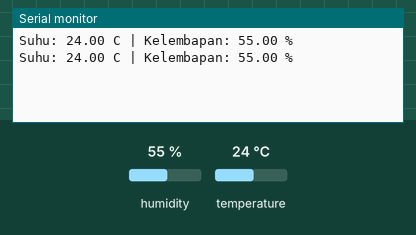
Bench run of a sketch on a simulated Arduino Uno, built with avr-gcc and run on an emulated ATmega328P. Parts: the last lines printed to the serial monitor. The test bench sets the inputs (shaded band); at power-on: humidity 55 %, temperature 24 °C.

Above: at 2.8 s.
2.9 s: humidity set to 22 %
At 4.9 s:
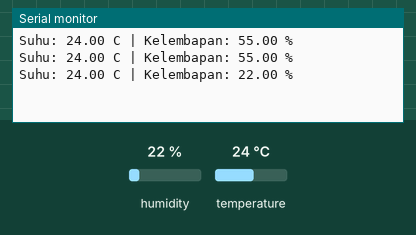
5.6 s: temperature set to 12 °C
At 7.3 s:
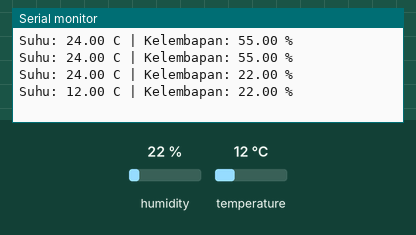
8.3 s: humidity set to 40 %
At 10.9 s:
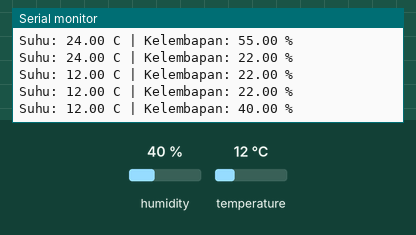
Timing chart, 0 to 12.4 s (numbered marks = the images above; inputs shaded):
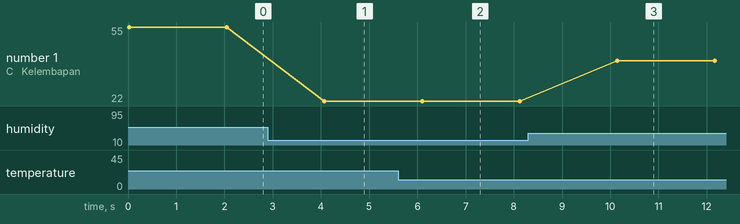

The sketch:

01_Monitor_Suhu_Kelembapan.ino
```cpp
#include <DHT.h>

#define PIN_DHT 2
#define JENIS_DHT DHT11
DHT dht(PIN_DHT, JENIS_DHT);

void setup() {
  Serial.begin(9600);
  dht.begin();
}

void loop() {
  float kelembapan = dht.readHumidity();
  float suhu = dht.readTemperature();

  if (isnan(kelembapan) || isnan(suhu)) {
    Serial.println("Gagal membaca DHT11");
  } else {
    Serial.print("Suhu: ");
    Serial.print(suhu);
    Serial.print(" C | Kelembapan: ");
    Serial.print(kelembapan);
    Serial.println(" %");
  }
  delay(2000);
}
```

Measured:
- after the input at 2.9 s, the serial monitor: prints a new line after 1.2 s (image 1)
- after the input at 5.6 s, the serial monitor: prints a new line after 0.50 s (image 2)
- after the input at 8.3 s, the serial monitor: prints a new line after 1.8 s (image 3)
- plotted number 1: 55 → 22 after the input at 2.9 s, 22 → 40 after the input at 8.3 s
